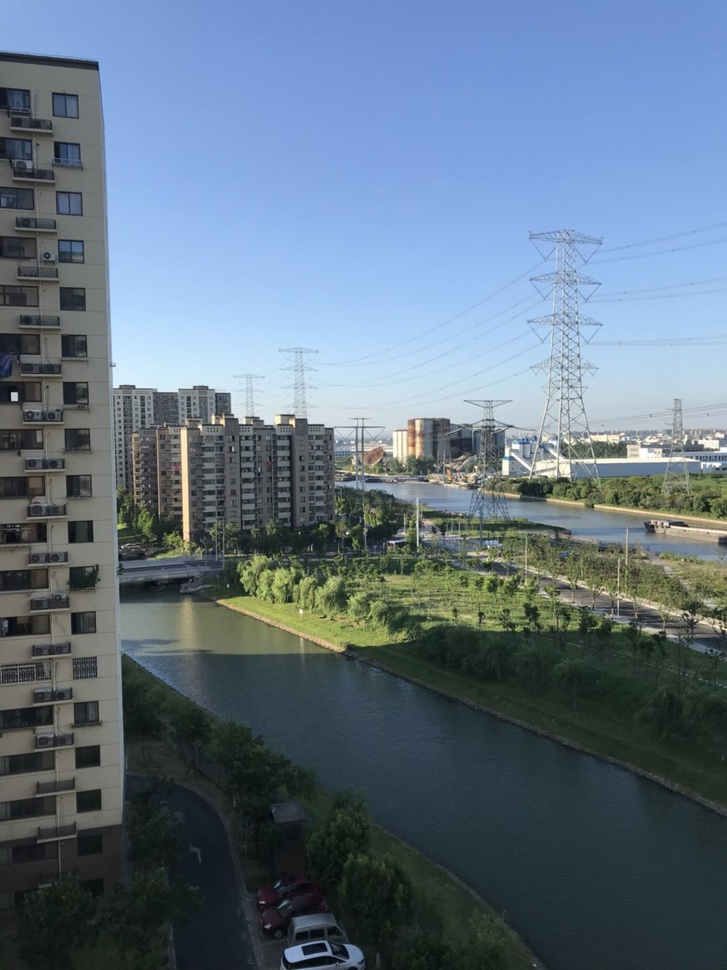
#> input picture classical project/left.jpg, 727 x 970 px, shrunk from 1080 x 1440 before the run
$ python 'image stitching.py'
#> lines starting #> are read from the running program, lines starting #| are printed output that depends on the picture
import numpy as np
import cv2 as cv
from matplotlib import pyplot as plt


# 右边图片以得到的单应性矩阵逆变换回与左图一致，然后线性拼接
# 对于重叠的区域，靠近左边的部分，让左边图像内容显示的多一些，
# 靠近右边的部分，让右边图像的内容显示的多一些。
def ImageMerge(srcImg, warpImg):
    rows, cols = srcImg.shape[:2]
    for col in range(0, cols):
        if srcImg[:, col].any() and warpImg[:, col].any():
            left = col
            break
    for col in range(cols - 1, 0, -1):
        if srcImg[:, col].any() and warpImg[:, col].any():
            right = col
            break
    output = np.zeros([rows, cols, 3], np.uint8)  # 初始化输出图像矩阵
    for row in range(0, rows):
        for col in range(0, cols):
            if not srcImg[row, col].any():
                output[row, col] = warpImg[row, col]
            elif not warpImg[row, col].any():
                output[row, col] = srcImg[row, col]
            else:
                srcImgLen = float(abs(col - left))
                testImgLen = float(abs(col - right))
                alpha = srcImgLen / (srcImgLen + testImgLen)
                output[row, col] = np.clip(srcImg[row, col] * (1 - alpha) + warpImg[row, col] * alpha, 0, 255)  # 限制灰度值不超[0,255]
    return output

def ImageStitching(left_img_dir, right_img_dir):
    #上下左右边界填充像素设定
#> called with left_img_dir = 'left.jpg', right_img_dir = 'right.jpg'
    top, bot, left, right = 100, 100, 0, 500
    #读入图片
    left_image = cv.imread(left_img_dir)
#> left_image is the input picture: shape (970, 727, 3); mean B, G, R 130.3, 114.6, 97.5
    right_image = cv.imread(right_img_dir)
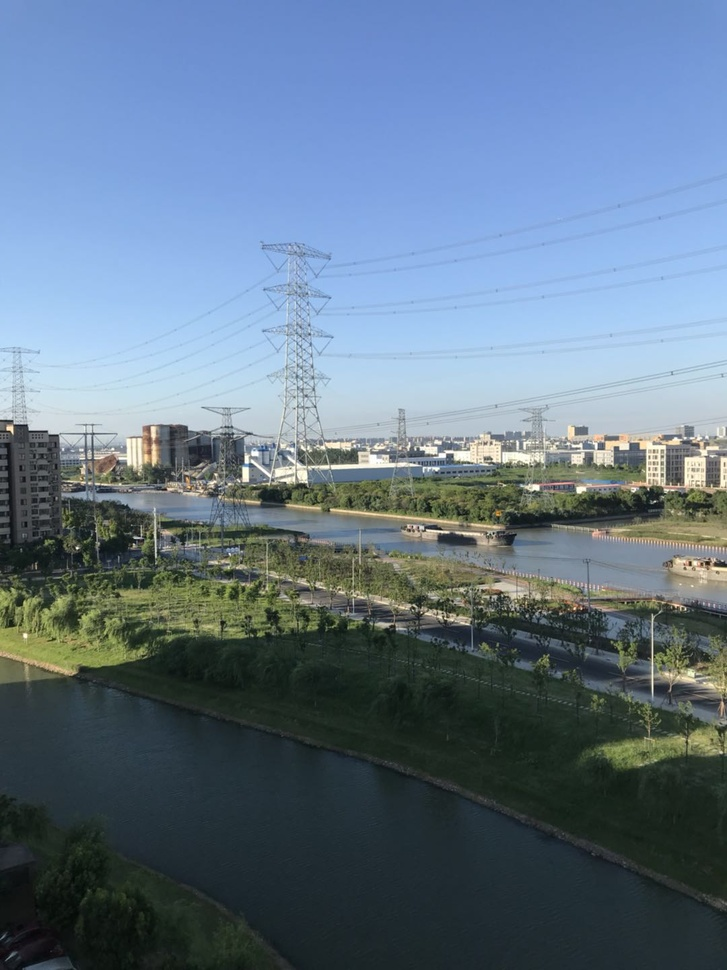
#> input picture classical project/right.jpg, 727 x 970 px, shrunk from 1080 x 1440 before the run
#> right_image is the input picture: shape (970, 727, 3); mean B, G, R 136.7, 118.7, 99.2
    # 扩充图像的边界（填黑）
    left_image_bord = cv.copyMakeBorder(left_image, top, bot, left, right, cv.BORDER_CONSTANT, value=(0, 0, 0))#常数填充：边界填充黑色
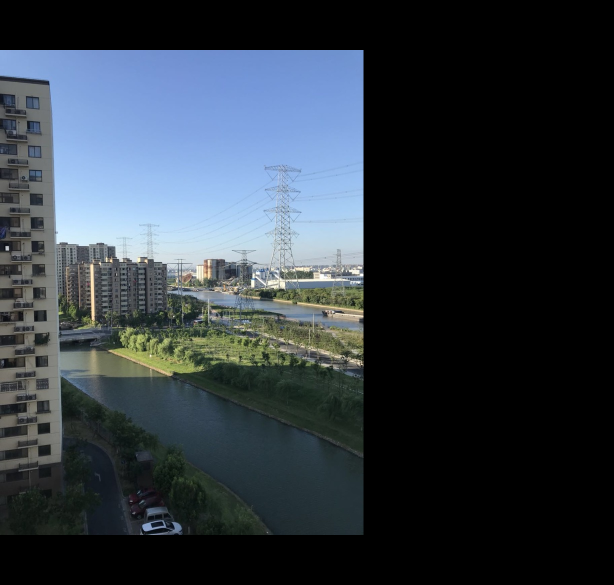
#> left_image_bord: shape (1170, 1227, 3) (shown at 1/2 size); mean B, G, R 64, 56.3, 47.9
    right_image_bord = cv.copyMakeBorder(right_image, top, bot, left, right, cv.BORDER_CONSTANT, value=(0, 0, 0))#常数填充：边界填充黑色
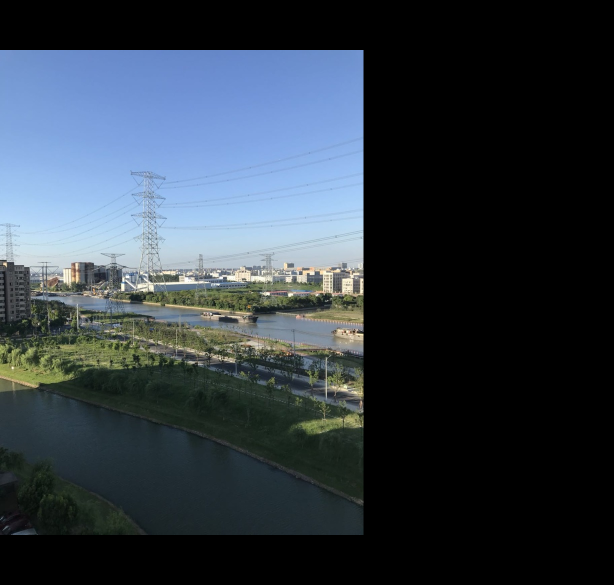
#> right_image_bord: shape (1170, 1227, 3) (shown at 1/2 size); mean B, G, R 67.2, 58.3, 48.7
    left_image_bord_gray = cv.cvtColor(left_image_bord, cv.COLOR_BGR2GRAY)#转成灰度图
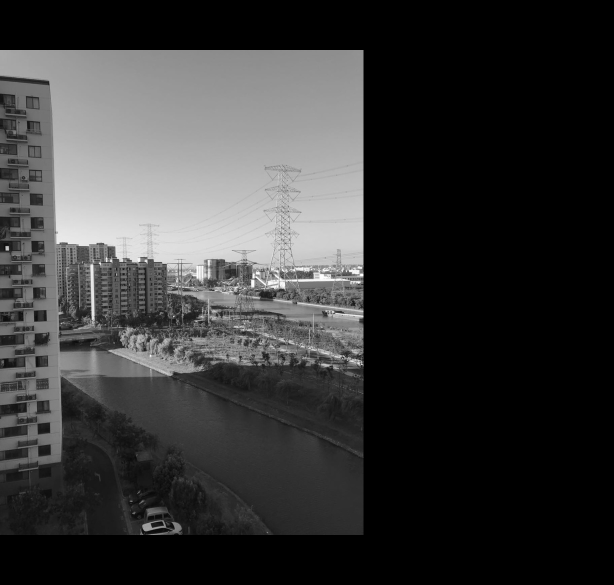
#> left_image_bord_gray: shape (1170, 1227) (shown at 1/2 size); min 0, max 255, mean 54.7
    right_image_bord_gray = cv.cvtColor(right_image_bord, cv.COLOR_BGR2GRAY)#转成灰度图
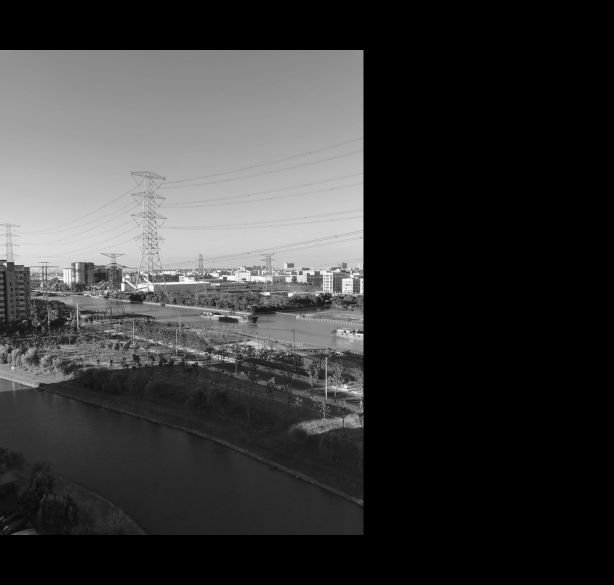
#> right_image_bord_gray: shape (1170, 1227) (shown at 1/2 size); min 0, max 255, mean 56.4

    # find the keypoints and descriptors with SIFT
#> (the run stopped early here; a loop or call above may not have finished)
